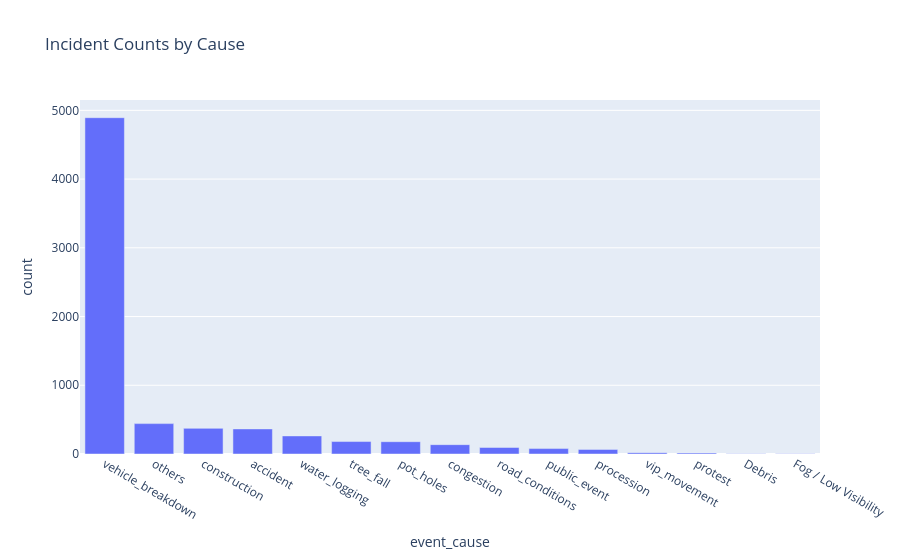
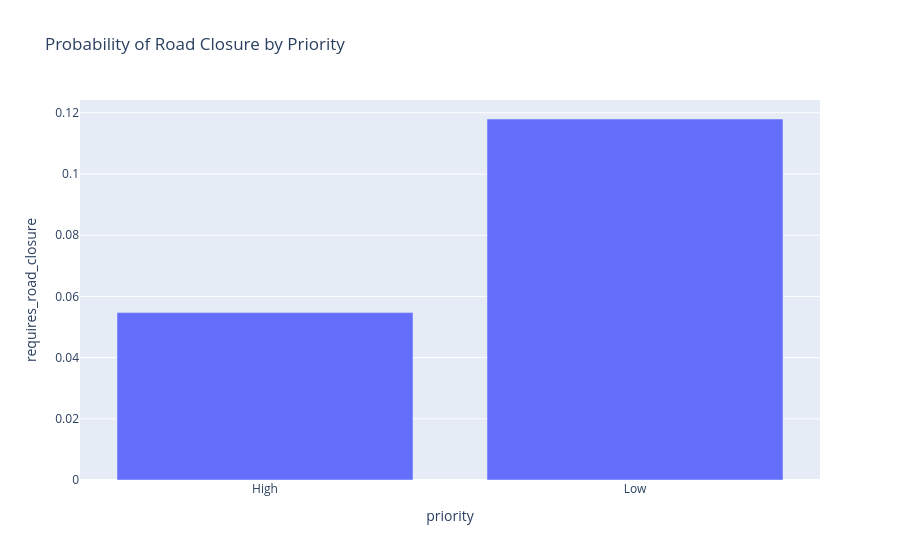
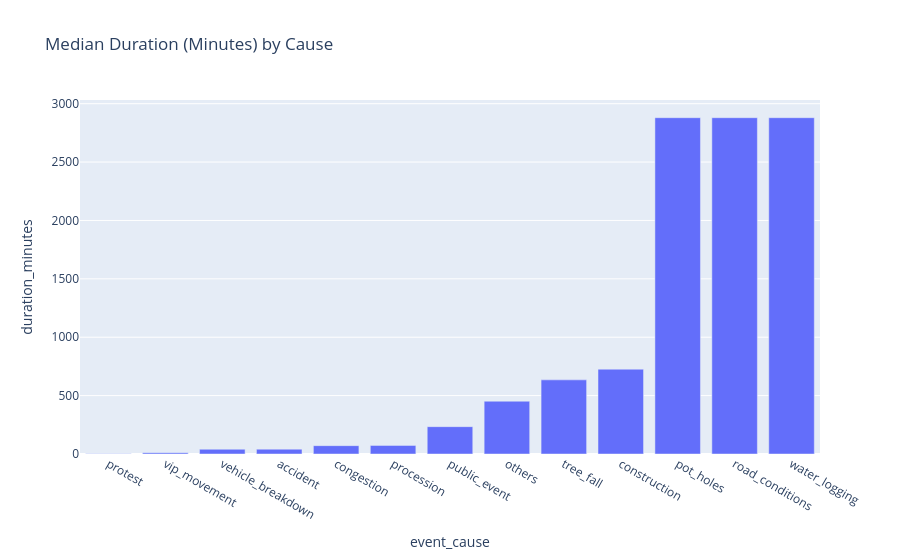

Notebook cell for these charts, in order:
### Code cell
# Top event causes
cause_counts = df['event_cause'].value_counts().reset_index()
cause_counts.columns = ['event_cause', 'count']
fig = px.bar(cause_counts, x='event_cause', y='count', title='Incident Counts by Cause')
fig.show()

# Priority vs Closure Probability
closure_prob = df.groupby('priority')['requires_road_closure'].mean().reset_index()
fig2 = px.bar(closure_prob, x='priority', y='requires_road_closure', title='Probability of Road Closure by Priority')
fig2.show()

# Median Duration by Cause
median_duration = df.dropna(subset=['duration_minutes']).groupby('event_cause')['duration_minutes'].median().sort_values().reset_index()
fig3 = px.bar(median_duration, x='event_cause', y='duration_minutes', title='Median Duration (Minutes) by Cause')
fig3.show()


# ## 6. OSM Enrichment
# We perform a spatial nearest-neighbor join to attach OpenStreetMap road classifications.

### Figure 1 — Plotly figure (JSON) as saved in the notebook; plotly's stock layout.template omitted (floating-point values rounded to 4 significant figures)
{"data": [{"hovertemplate": "event_cause=%{x}<br>count=%{y}<extra></extra>", "legendgroup": "", "marker": {"color": "#636efa", "pattern": {"shape": ""}}, "name": "", "orientation": "v", "showlegend": false, "textposition": "auto", "type": "bar", "x": ["vehicle_breakdown", "others", "construction", "accident", "water_logging", "tree_fall", "pot_holes", "congestion", "road_conditions", "public_event", "procession", "vip_movement", "protest", "Debris", "Fog / Low Visibility"], "xaxis": "x", "y": [4893, 442, 373, 365, 263, 181, 179, 136, 95, 79, 67, 20, 15, 4, 2], "yaxis": "y"}], "layout": {"barmode": "relative", "legend": {"tracegroupgap": 0}, "title": {"text": "Incident Counts by Cause"}, "xaxis": {"anchor": "y", "domain": [0, 1], "title": {"text": "event_cause"}}, "yaxis": {"anchor": "x", "domain": [0, 1], "title": {"text": "count"}}}}

### Figure 2 — Plotly figure (JSON) as saved in the notebook; plotly's stock layout.template omitted (floating-point values rounded to 4 significant figures)
{"data": [{"hovertemplate": "priority=%{x}<br>requires_road_closure=%{y}<extra></extra>", "legendgroup": "", "marker": {"color": "#636efa", "pattern": {"shape": ""}}, "name": "", "orientation": "v", "showlegend": false, "textposition": "auto", "type": "bar", "x": ["High", "Low"], "xaxis": "x", "y": [0.05471, 0.118], "yaxis": "y"}], "layout": {"barmode": "relative", "legend": {"tracegroupgap": 0}, "title": {"text": "Probability of Road Closure by Priority"}, "xaxis": {"anchor": "y", "domain": [0, 1], "title": {"text": "priority"}}, "yaxis": {"anchor": "x", "domain": [0, 1], "title": {"text": "requires_road_closure"}}}}

### Figure 3 — Plotly figure (JSON) as saved in the notebook; plotly's stock layout.template omitted (floating-point values rounded to 4 significant figures)
{"data": [{"hovertemplate": "event_cause=%{x}<br>duration_minutes=%{y}<extra></extra>", "legendgroup": "", "marker": {"color": "#636efa", "pattern": {"shape": ""}}, "name": "", "orientation": "v", "showlegend": false, "textposition": "auto", "type": "bar", "x": ["protest", "vip_movement", "vehicle_breakdown", "accident", "congestion", "procession", "public_event", "others", "tree_fall", "construction", "pot_holes", "road_conditions", "water_logging"], "xaxis": "x", "y": [1.398, 11.09, 40.73, 41.47, 71.54, 73.68, 234.2, 452.1, 634.9, 726.4, 2880.0, 2880.0, 2880.0], "yaxis": "y"}], "layout": {"barmode": "relative", "legend": {"tracegroupgap": 0}, "title": {"text": "Median Duration (Minutes) by Cause"}, "xaxis": {"anchor": "y", "domain": [0, 1], "title": {"text": "event_cause"}}, "yaxis": {"anchor": "x", "domain": [0, 1], "title": {"text": "duration_minutes"}}}}
